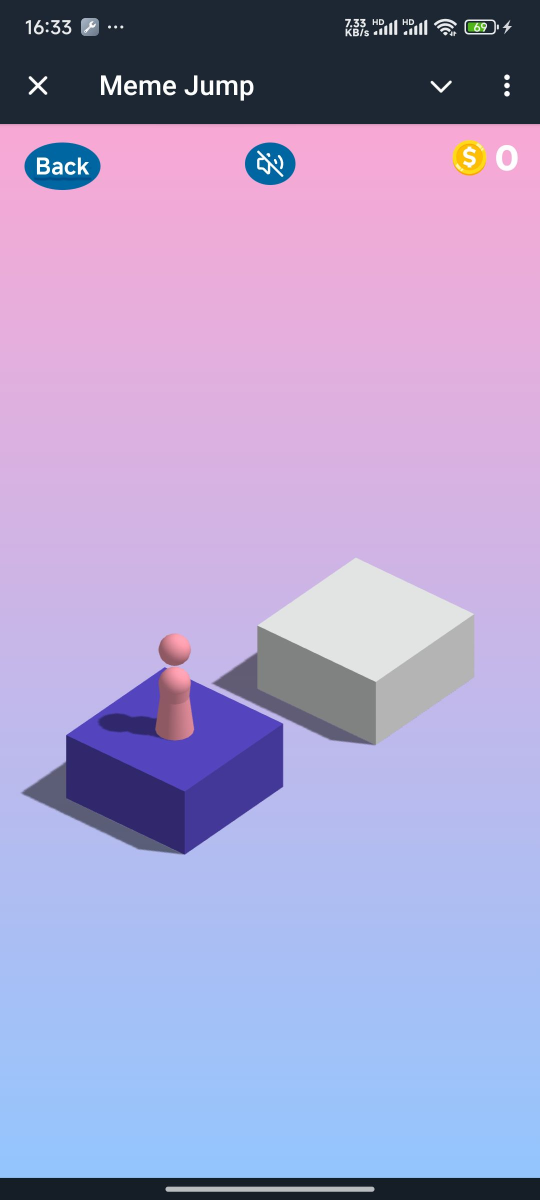
#> input picture 1.png, 1080 x 2400 px (shown at 1/2 size)
$ python analyse.py
#> lines starting #> are read from the running program, lines starting #| are printed output that depends on the picture; after the words box and inside, x2 and y2 are one past the last pixel; in counts of white or black regions, pixels touching at a corner belong together
### avator_match.py
import cv2


# [21 lines left out: function test, not called in this run]


def get_avator(input_file):
    image = cv2.imread(input_file)
    template = cv2.imread("avator.png")
    result = cv2.matchTemplate(image, template, cv2.TM_CCOEFF_NORMED)
    min_val, max_val, min_loc, max_loc = cv2.minMaxLoc(result)
    top_left = max_loc
    bottom_right = (top_left[0] + template.shape[1], top_left[1] + template.shape[0])
    return (
        int(int(top_left[0] + bottom_right[0]) / 2),
        int(int(bottom_right[1])),
    )


# [2 lines that do not run on import are left out]

### edge_detect.py
import cv2


# [48 lines left out: function test, not called in this run]


def get_target(input_filename):
    image = cv2.imread(input_filename, cv2.IMREAD_GRAYSCALE)
    h, w = image.shape

    image = cv2.Canny(image, threshold1=10, threshold2=20)
    image = cv2.rectangle(image, (0, 0), (1080, 400), (0, 0, 0), thickness=cv2.FILLED)
    _, image = cv2.threshold(image, 127, 255, cv2.THRESH_BINARY)

    mmin_y = h

    for i in range(h):
        for j in range(w):
            if image[i, j] == 255:
                if i < mmin_y:
                    mmin_y = i

    min_y = mmin_y
    min_x = w
    count_x = 0
    for i in range(h):
        for j in range(w):
            if image[i, j] == 255:
                if i < mmin_y + 10:
                    min_x += j
                    count_x += 1

    min_x = int(min_x / count_x)
    min_y = min_y + 80
    for i in range(50):
        for j in range(50):
            image[min_y - 25 + i, min_x - 25 + j] = 255

    return (min_x, min_y)


# [2 lines that do not run on import are left out]

### analyse.py
import avator_match
import edge_detect
import math
import cv2


def get_distance(input):
    avator = avator_match.get_avator(input)
    target = edge_detect.get_target(input)

    distance = math.sqrt(
        math.pow(abs(target[0] - avator[0]), 2)
        + math.pow(abs(target[1] - avator[1]), 2)
    )
    return distance


def test(input):
#> called with input = '1.png'
    image = cv2.imread(input)
#> image is the input picture: shape (2400, 1080, 3); mean B, G, R 204.2, 160, 171.4
    avator = avator_match.get_avator(input)
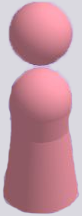
#> input picture avator.png, 82 x 216 px
#> in get_avator, template is the input picture: shape (216, 82, 3); mean B, G, R 160, 148.4, 195.3
#> in get_avator, `result = cv2.matchTemplate(image, template, cv2.TM_CCOEFF_NORMED)`:
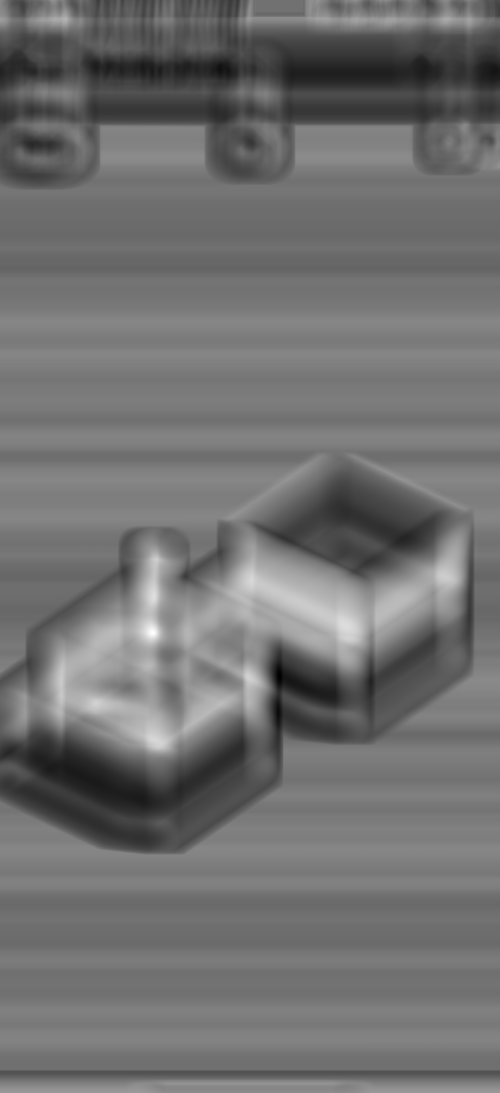
#> result: shape (2185, 999) float32 (shown at 1/2 size); min -0.471, max 0.588, mean -0.0045; drawn with min black and max white
#> in get_avator, `min_val, max_val, min_loc, max_loc = cv2.minMaxLoc(result)`: min_val = -0.471; max_val = 0.588; min_loc = (558, 1352); max_loc = (306, 1265)
#> in get_avator, `bottom_right = (top_left[0] + template.shape[1], top_left[1] + templat..`: bottom_right = (388, 1481)
#> avator = (347, 1481)
    target = edge_detect.get_target(input)
#> in get_target, `image = cv2.Canny(image, threshold1=10, threshold2=20)`:
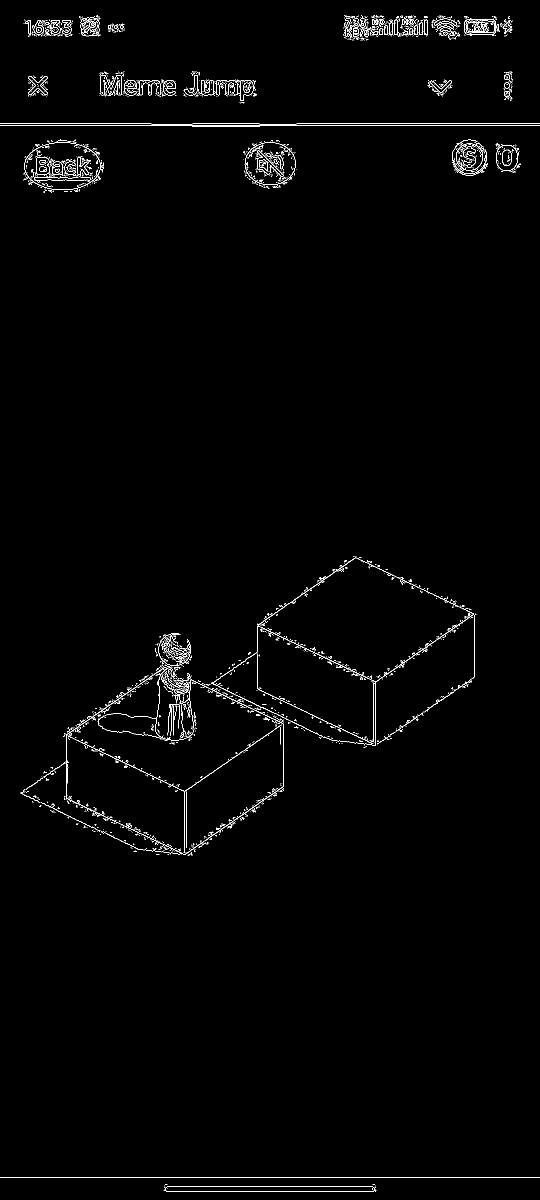
#> image: shape (2400, 1080) (shown at 1/2 size); 1.2% white in thin lines or dots
#> in get_target, `image = cv2.rectangle(image, (0, 0), (1080, 400), (0, 0, 0), thickness..`:
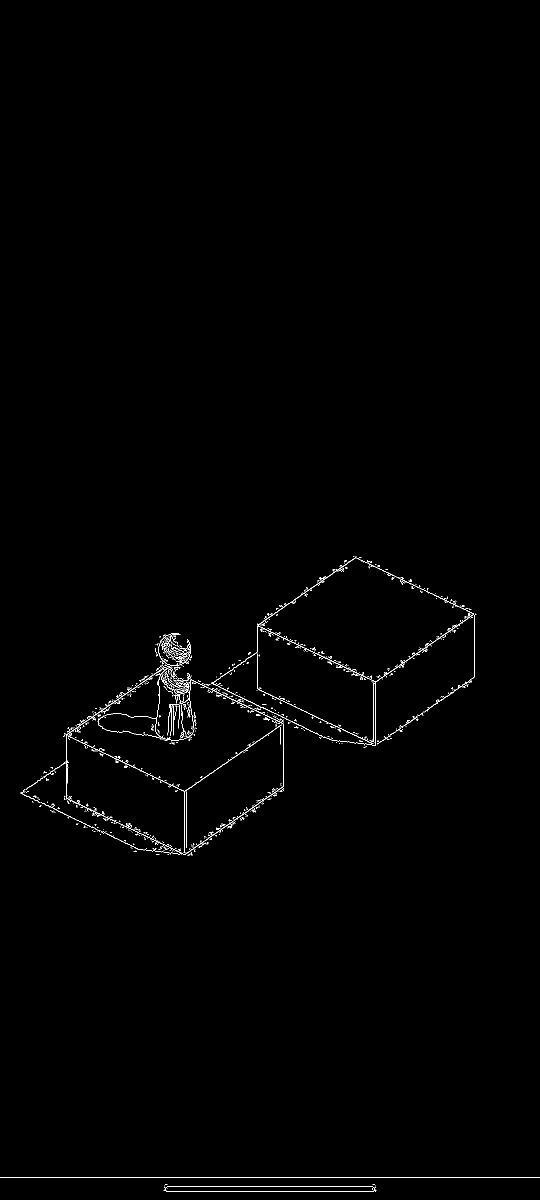
#> image: shape (2400, 1080) (shown at 1/2 size); 0.57% white in thin lines or dots, all inside (x1, y1, x2, y2) = (0, 1112, 1080, 2384)
#> after the loop in get_target, `for i in range(50):`:
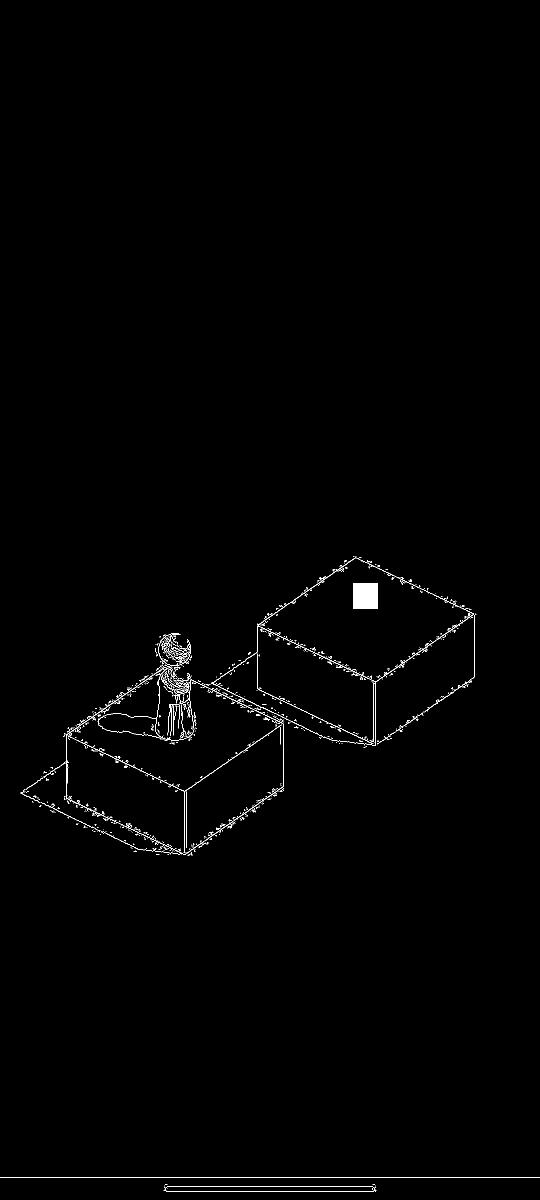
#> image: shape (2400, 1080) (shown at 1/2 size); 0.66% white in thin lines or dots, all inside (x1, y1, x2, y2) = (0, 1112, 1080, 2384)
#> target = (731, 1192)

    distance = math.sqrt(
        math.pow(abs(target[0] - avator[0]), 2)
        + math.pow(abs(target[1] - avator[1]), 2)
    )
#> distance = 480.6

    image = cv2.rectangle(
        image, (avator[0], avator[1]), (avator[0] + 10, avator[1] + 10), (0, 0, 255), 4
    )
#> image: shape (2400, 1080, 3)

    image = cv2.rectangle(
        image, (target[0], target[1]), (target[0] + 10, target[1] + 10), (0, 0, 255), 4
    )
#> image: shape (2400, 1080, 3); mean B, G, R 204.2, 160, 171.4
    image = cv2.line(
        image,
        (avator[0], avator[1]),
        (target[0], target[1]),
        (0, 0, 255),
        4,
    )
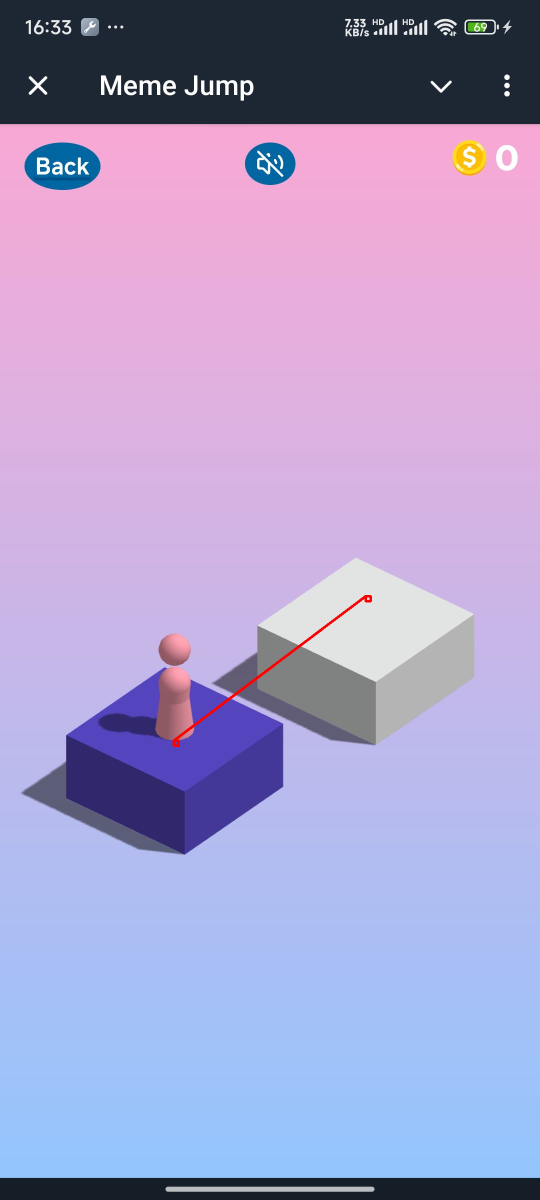
#> image: shape (2400, 1080, 3) (shown at 1/2 size); mean B, G, R 204, 159.8, 171.5
    image = cv2.resize(image, (int(1080 * 0.4), int(2400 * 0.4)))
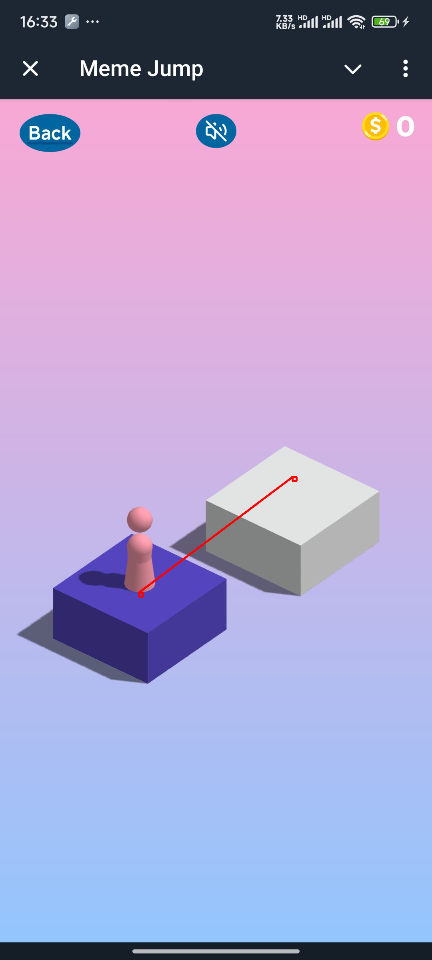
#> image: shape (960, 432, 3); mean B, G, R 204.1, 159.9, 171.5

    cv2.imshow("Result", image)

    cv2.waitKey(0)
    cv2.destroyAllWindows()


if __name__ == "__main__":
    test("1.png")
